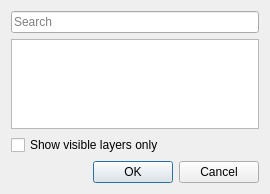
<?xml version="1.0" encoding="UTF-8"?>
<ui version="4.0">
 <class>QgsElevationProfileAddLayersDialogBase</class>
 <widget class="QDialog" name="QgsElevationProfileAddLayersDialogBase">
  <property name="geometry">
   <rect>
    <x>0</x>
    <y>0</y>
    <width>270</width>
    <height>194</height>
   </rect>
  </property>
  <property name="windowTitle">
   <string>Add Layers to Elevation Profile</string>
  </property>
  <layout class="QGridLayout" name="gridLayout">
   <property name="spacing">
    <number>6</number>
   </property>
   <item row="1" column="0">
    <widget class="QListView" name="listMapLayers">
     <property name="selectionMode">
      <enum>QAbstractItemView::ExtendedSelection</enum>
     </property>
    </widget>
   </item>
   <item row="3" column="0">
    <widget class="QDialogButtonBox" name="buttonBox">
     <property name="orientation">
      <enum>Qt::Horizontal</enum>
     </property>
     <property name="standardButtons">
      <set>QDialogButtonBox::Cancel|QDialogButtonBox::Ok</set>
     </property>
    </widget>
   </item>
   <item row="0" column="0">
    <widget class="QgsFilterLineEdit" name="mFilterLineEdit">
     <property name="placeholderText">
      <string>Search</string>
     </property>
    </widget>
   </item>
   <item row="2" column="0">
    <widget class="QCheckBox" name="mCheckBoxVisibleLayers">
     <property name="toolTip">
      <string>If checked, only layers visible within the map will be listed</string>
     </property>
     <property name="text">
      <string>Show visible layers only</string>
     </property>
    </widget>
   </item>
  </layout>
 </widget>
 <customwidgets>
  <customwidget>
   <class>QgsFilterLineEdit</class>
   <extends>QLineEdit</extends>
   <header>qgsfilterlineedit.h</header>
  </customwidget>
 </customwidgets>
 <tabstops>
  <tabstop>mFilterLineEdit</tabstop>
  <tabstop>listMapLayers</tabstop>
 </tabstops>
 <resources/>
 <connections>
  <connection>
   <sender>buttonBox</sender>
   <signal>accepted()</signal>
   <receiver>QgsElevationProfileAddLayersDialogBase</receiver>
   <slot>accept()</slot>
   <hints>
    <hint type="sourcelabel">
     <x>248</x>
     <y>254</y>
    </hint>
    <hint type="destinationlabel">
     <x>157</x>
     <y>274</y>
    </hint>
   </hints>
  </connection>
  <connection>
   <sender>buttonBox</sender>
   <signal>rejected()</signal>
   <receiver>QgsElevationProfileAddLayersDialogBase</receiver>
   <slot>reject()</slot>
   <hints>
    <hint type="sourcelabel">
     <x>316</x>
     <y>260</y>
    </hint>
    <hint type="destinationlabel">
     <x>286</x>
     <y>274</y>
    </hint>
   </hints>
  </connection>
 </connections>
</ui>
